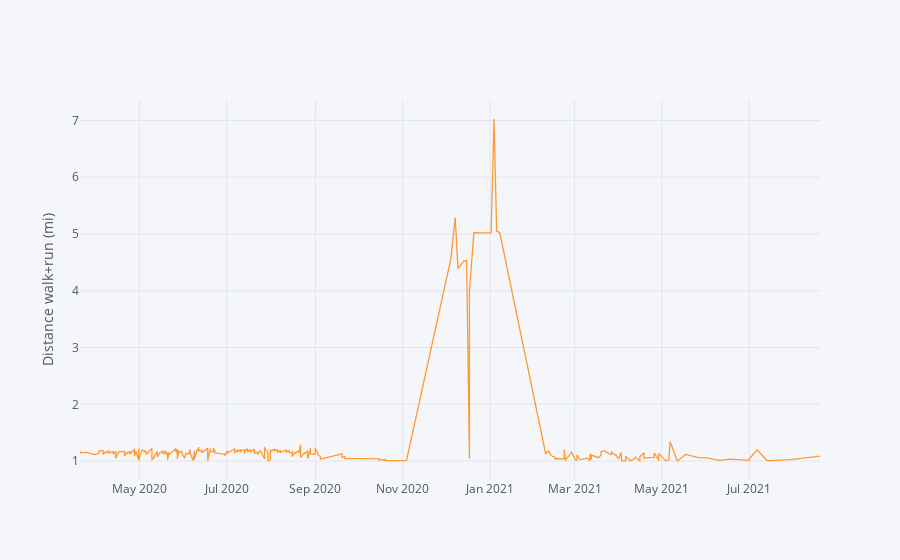

The notebook cell this image was saved under:
### Code cell
distance[distance['Value'] > 1.0].iplot(y='Value', yTitle='Distance walk+run (mi)')
# The numbers still aren't adding up. Luckily, I have consistently tracked my workouts with Strava, so I'll use that data instead.

### Figure 1 — Plotly figure (JSON) as saved in the notebook; plotly's stock layout.template omitted (floating-point values rounded to 4 significant figures; data arrays with more than 128 entries replaced by an {"elided": "..."} marker saying what was removed)
{"data": [{"line": {"color": "rgba(255, 153, 51, 1.0)", "dash": "solid", "shape": "linear", "width": 1.3}, "mode": "lines", "name": "Value", "text": "", "type": "scatter", "x": {"elided": "300 str values"}, "y": {"elided": "300 float values"}}], "layout": {"legend": {"bgcolor": "#F5F6F9", "font": {"color": "#4D5663"}}, "paper_bgcolor": "#F5F6F9", "plot_bgcolor": "#F5F6F9", "title": {"font": {"color": "#4D5663"}}, "xaxis": {"gridcolor": "#E1E5ED", "showgrid": true, "tickfont": {"color": "#4D5663"}, "title": {"font": {"color": "#4D5663"}, "text": ""}, "zerolinecolor": "#E1E5ED"}, "yaxis": {"gridcolor": "#E1E5ED", "showgrid": true, "tickfont": {"color": "#4D5663"}, "title": {"font": {"color": "#4D5663"}, "text": "Distance walk+run (mi)"}, "zerolinecolor": "#E1E5ED"}}}
